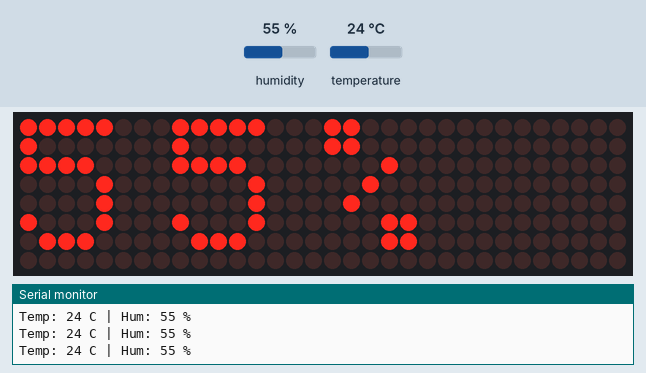
This sketch was run on a simulated Arduino Uno, built with avr-gcc and run on an emulated ATmega328P. Parts: 32×8 LED matrix, the last lines printed to the serial monitor. The inputs (shaded band) are chosen by the test bench; at power-on: humidity 55 %, temperature 24 °C.

Above: at 6.8 s.
6.9 s: humidity set to 22 %
At 11.4 s:
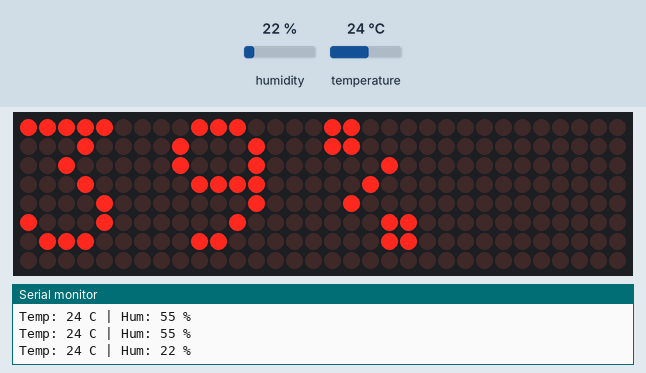
16.8 s: temperature set to 12 °C
At 20.7 s:
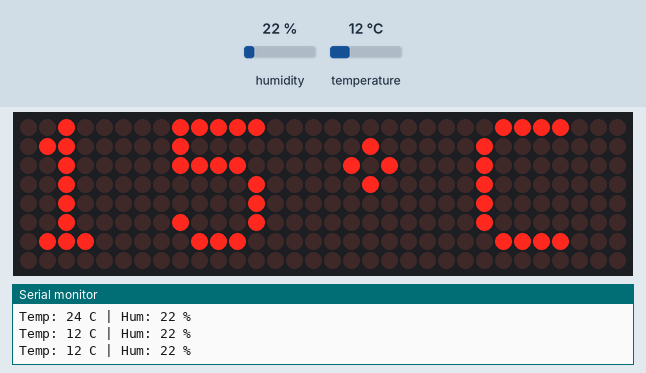
26.7 s: humidity set to 40 %
At 31.4 s:
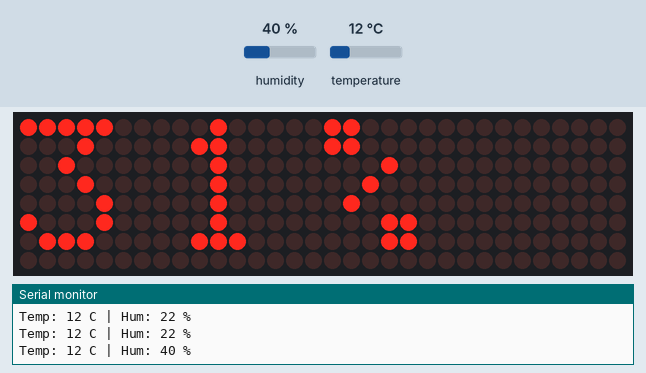
36.6 s: temperature set to 19 °C
At 40.6 s:
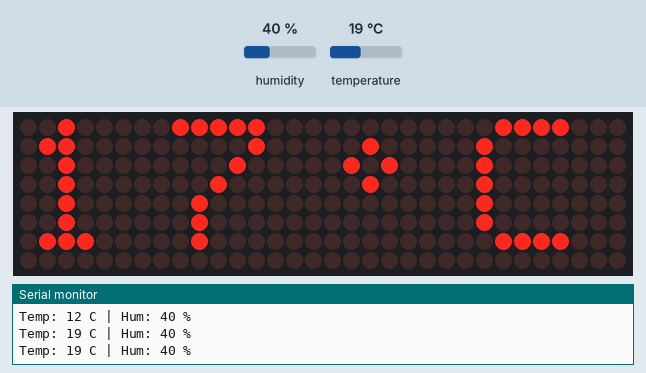
46.5 s: humidity set to 68 %
At 50.4 s:
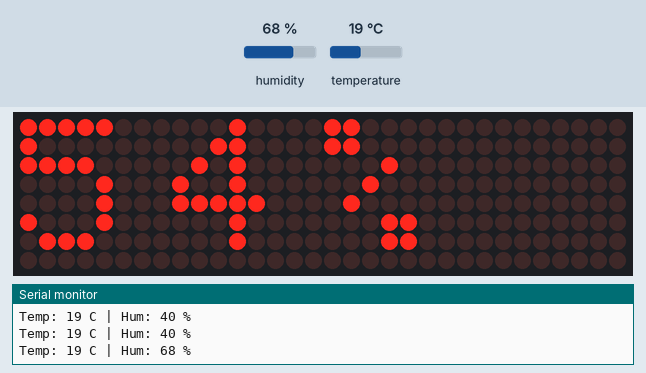
56.4 s: temperature set to 28 °C
At 60.8 s:
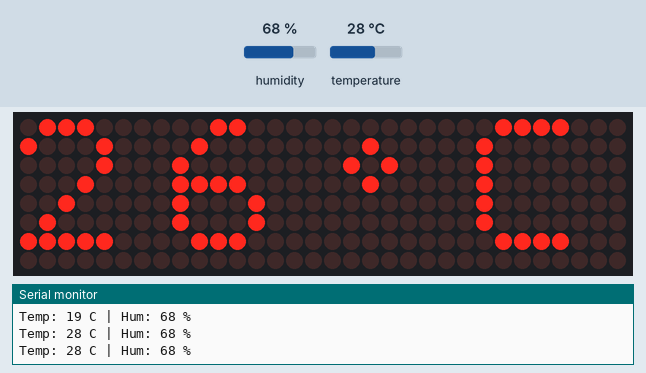
Timing chart, 0 to 62.3 s (numbered marks = the images above; inputs shaded):
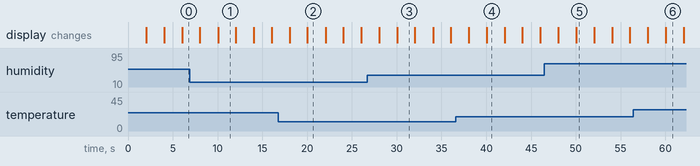

Measured:
- after the input at 6.9 s, the display: first differs from a run without the input after 3.2 s (image 1)
- after the input at 16.8 s, the display: first differs from a run without the input after 3.2 s (image 2)
- after the input at 26.7 s, the display: first differs from a run without the input after 3.4 s (image 3)
- after the input at 36.6 s, the display: first differs from a run without the input after 3.4 s (image 4)
- after the input at 46.5 s, the display: first differs from a run without the input after 3.6 s (image 5)
- after the input at 56.4 s, the display: first differs from a run without the input after 3.6 s (image 6)
- what the display in image 1 shows lasts 1.9 s, from 10.1 s to 12.0 s

The sketch:

DHT11_MAX7219_temp_hum.ino
```cpp
// ==================================================================
//  DHT11 温湿度计 + MAX7219 4合1 点阵模块（Arduino UNO）
// ------------------------------------------------------------------
//  接线：
//    DHT11   : VCC -> 5V | GND -> GND | DATA -> D2
//    MAX7219 : VCC -> 5V | GND -> GND | DIN -> D11 | CS -> D10 | CLK -> D13
//  功能：每 2 秒切换一次显示（同时读取一次 DHT11，满足其 ≥1s 间隔要求）：
//          温度  → "25°C"（DHT11 温度分辨率 1°C，只显示整数）
//          湿度  → "46%"
//        上电未读到有效数据前显示 "Err"
//  依赖：库管理器安装 "DHT sensor library"（Adafruit）、
//        "Adafruit Unified Sensor" 和 "LedControl"（Eberhard Fahle）
// ==================================================================
#include <LedControl.h>
#include <avr/pgmspace.h>
#include <DHT.h>

// ---------- 引脚 ----------
#define DHT_PIN  2
#define DHT_TYPE DHT11
#define DIN_PIN  11
#define CLK_PIN  13
#define CS_PIN   10
#define DEVICES  4

// ---------- 时间 ----------
#define ALTERNATE_MS 2000UL   // 每 2 秒切换一次温度/湿度显示

// ==================================================================
//  ★ 方向修正开关：不同批次模块的排布方向可能不同。
//    显示不对时按现象修改（改完重新上传）：
//      - 左右顺序颠倒（如 °C52）  → REVERSE_MODULE_ORDER 改成 true
//      - 字符左右镜像            → MIRROR_HORIZONTAL    改成 true
//      - 字符上下颠倒            → MIRROR_VERTICAL      改成 true
// ==================================================================
#define REVERSE_MODULE_ORDER true
#define MIRROR_HORIZONTAL    false
#define MIRROR_VERTICAL      false

// ---------- 显示选项 ----------
#define SERIAL_DEBUG   true    // 串口打印读数，方便核对
#define BRIGHTNESS     3       // 亮度 0~15
#define SMOOTH_FACTOR  0.5     // 读数平滑 0~1，0=关闭；DHT11 偶尔跳 1~2 格，0.5 较稳

DHT dht(DHT_PIN, DHT_TYPE);
LedControl lc(DIN_PIN, CLK_PIN, CS_PIN, DEVICES);   // (DIN, CLK, CS, 设备数)

// 5x7 字模：每个字符 5 字节 = 5 列，bit0 = 最上面一行
// 索引：0~9 数字，10 空格，11 °，12 %，13 C，14 E，15 r
const byte FONT[][5] PROGMEM = {
  {0x3E, 0x51, 0x49, 0x45, 0x3E}, // 0
  {0x00, 0x42, 0x7F, 0x40, 0x00}, // 1
  {0x42, 0x61, 0x51, 0x49, 0x46}, // 2
  {0x21, 0x41, 0x45, 0x4B, 0x31}, // 3
  {0x18, 0x14, 0x12, 0x7F, 0x10}, // 4
  {0x27, 0x45, 0x45, 0x45, 0x39}, // 5
  {0x3C, 0x4A, 0x49, 0x49, 0x30}, // 6
  {0x01, 0x71, 0x09, 0x05, 0x03}, // 7
  {0x36, 0x49, 0x49, 0x49, 0x36}, // 8
  {0x06, 0x49, 0x49, 0x29, 0x1E}, // 9
  {0x00, 0x00, 0x00, 0x00, 0x00}, // 空格 (10)
  {0x00, 0x04, 0x0A, 0x04, 0x00}, // ° (11)
  {0x03, 0x13, 0x08, 0x64, 0x60}, // % (12)
  {0x3E, 0x41, 0x41, 0x41, 0x41}, // C (13)
  {0x49, 0x49, 0x49, 0x49, 0x7F}, // E (14)
  {0x00, 0x7C, 0x08, 0x04, 0x0C}  // r (15)
};
#define GLYPH_SPACE 10
#define GLYPH_DEG   11
#define GLYPH_PCT   12
#define GLYPH_C     13
#define GLYPH_E     14
#define GLYPH_R     15

float tempC = 0.0, humPct = 0.0;
bool hasData = false;    // 是否已成功读到过数据
bool showTemp = true;    // true = 显示温度，false = 显示湿度

byte curGlyph[4] = {GLYPH_SPACE, GLYPH_SPACE, GLYPH_SPACE, GLYPH_SPACE};

// 行列方向修正
inline int ROW(int r) { return MIRROR_VERTICAL   ? (7 - r) : r; }
inline int COL(int c) { return MIRROR_HORIZONTAL ? (7 - c) : c; }

// 在一块屏上画一个字符（glyph = 字模索引）
void drawChar(int device, byte glyph) {
  for (int c = 0; c < 5; c++) {
    byte colData = pgm_read_byte(&FONT[glyph][c]);
    for (int r = 0; r < 7; r++) {
      if (colData & (1 << r)) {
        lc.setLed(device, ROW(r), COL(c), true);
      }
    }
  }
}

// 重绘全部 4 块屏（字符 i 显示在第 i 个位置）
void redraw(byte glyph[4]) {
  for (int i = 0; i < 4; i++) {
    int device = REVERSE_MODULE_ORDER ? (3 - i) : i;
    lc.clearDisplay(device);
    drawChar(device, glyph[i]);
    curGlyph[i] = glyph[i];
  }
}

// 读 DHT11；失败时保留上一次数据（DHT11 偶尔读取失败属正常现象）
void readSensor() {
  float t = dht.readTemperature();
  float h = dht.readHumidity();
  if (isnan(t) || isnan(h)) {
#if SERIAL_DEBUG
    Serial.println(F("DHT read failed"));
#endif
    return;
  }
  if (!hasData || SMOOTH_FACTOR <= 0) {
    tempC = t; humPct = h; hasData = true;   // 第一次直接取
  } else {
    tempC  += (t - tempC)  * SMOOTH_FACTOR;  // 指数平滑
    humPct += (h - humPct) * SMOOTH_FACTOR;
  }
#if SERIAL_DEBUG
  Serial.print(F("Temp: ")); Serial.print((int)round(t));   // 四舍五入取整
  Serial.print(F(" C | Hum: ")); Serial.print((int)round(h));
  Serial.println(F(" %"));
#endif
}

// 按当前状态生成 4 个字符并刷新（内容变化才重绘）
void updateDisplay() {
  byte glyph[4] = {GLYPH_SPACE, GLYPH_SPACE, GLYPH_SPACE, GLYPH_SPACE};

  if (!hasData) {                        // 还没读到有效数据 → Err
    glyph[0] = GLYPH_E; glyph[1] = GLYPH_R; glyph[2] = GLYPH_R;
  } else if (showTemp) {                 // 温度：25°C
    int w = (int)round(tempC);      // 四舍五入取整
    if (w < 0) w = 0;
    if (w > 99) w = 99;
    glyph[0] = w / 10;
    glyph[1] = w % 10;
    glyph[2] = GLYPH_DEG;
    glyph[3] = GLYPH_C;
  } else {                               // 湿度：46%
    int h = (int)round(humPct);     // 四舍五入取整
    if (h < 0) h = 0;
    if (h > 99) h = 99;
    glyph[0] = h / 10;
    glyph[1] = h % 10;
    glyph[2] = GLYPH_PCT;
    glyph[3] = GLYPH_SPACE;
  }

  bool changed = false;
  for (int i = 0; i < 4; i++) {
    if (glyph[i] != curGlyph[i]) changed = true;
  }
  if (changed) redraw(glyph);
}

void setup() {
  Serial.begin(9600);
  dht.begin();
  for (int i = 0; i < DEVICES; i++) {
    lc.shutdown(i, false);     // 唤醒
    lc.setIntensity(i, BRIGHTNESS);
    lc.clearDisplay(i);
  }

  // 开机先显示 Err，读到第一组有效数据后自动消失
  byte initGlyph[4] = {GLYPH_E, GLYPH_R, GLYPH_R, GLYPH_SPACE};
  redraw(initGlyph);
}

void loop() {
  static unsigned long lastSwitch = 0;
  if (millis() - lastSwitch >= ALTERNATE_MS) {
    lastSwitch = millis();
    readSensor();        // 读 DHT11（2 秒一次，满足其最小间隔要求）
    showTemp = !showTemp;   // 温度/湿度交替
    updateDisplay();
  }
}
```
